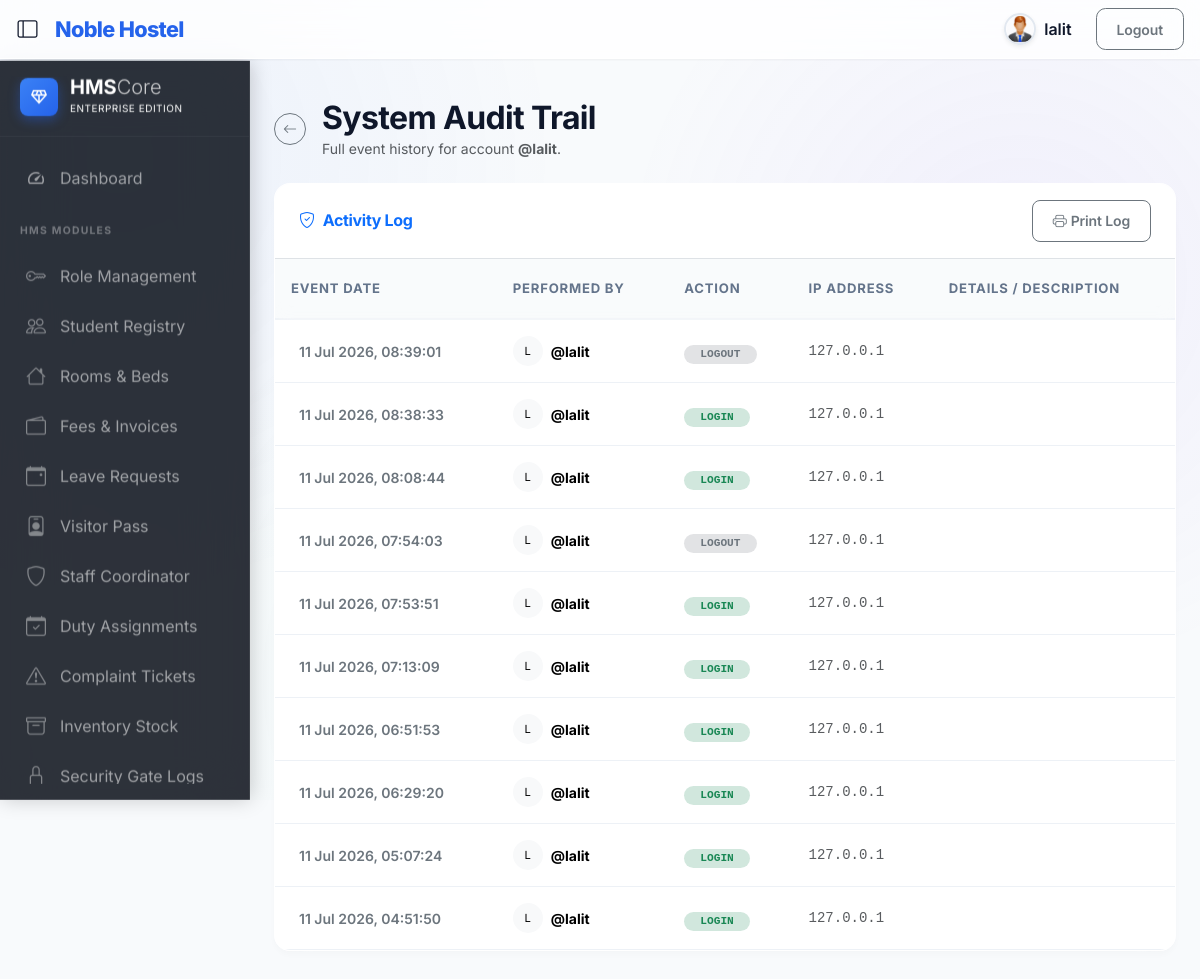
The app's page /authentication/users/1/audit/ (signed in) with its own data.
### authentication/models.py (models this page shows, shortened)
class Module(models.Model):
    name = models.CharField(max_length=100, unique=True)
    code = models.SlugField(max_length=100, unique=True)  # e.g. 'student', 'room', 'paybill'
    menu_label = models.CharField(max_length=100, blank=True, help_text="Label shown in sidebar menu")
    icon = models.CharField(max_length=60, blank=True, help_text="Bootstrap icon class e.g. bi-people")
    url_name = models.CharField(max_length=100, blank=True, help_text="Django URL name for the module index page")
    order = models.PositiveSmallIntegerField(default=0, help_text="Sidebar display order (lower = higher)")
    parent_code = models.SlugField(max_length=100, blank=True, help_text="Parent module code for sub-menus")
    class Meta:
        ordering = ['order', 'name']

class AuditLog(models.Model):
    ACTION_CHOICES = [
        ('create', 'User Created'),
        ('edit', 'User Edited'),
        ('delete', 'User Deleted'),
        ('activate', 'User Activated'),
        ('deactivate', 'User Deactivated'),
        ('lock', 'User Locked'),
        ('unlock', 'User Unlocked'),
        ('role_change', 'Role Changed'),
        ('password_reset', 'Password Reset'),
        ('export', 'Data Exported'),
        ('login', 'User Logged In'),
        ('logout', 'User Logged Out'),
        ('gate_pass', 'Gate Pass Action'),
    ]
    actor = models.ForeignKey(
        User, on_delete=models.SET_NULL, null=True,
        related_name='audit_actions', verbose_name='Performed By'
    )
    target_user = models.ForeignKey(
        User, on_delete=models.SET_NULL, null=True, blank=True,
        related_name='audit_records', verbose_name='Affected User'
    )
    action = models.CharField(max_length=30, choices=ACTION_CHOICES)
    details = models.TextField(blank=True)
    timestamp = models.DateTimeField(default=timezone.now)
    ip_address = models.GenericIPAddressField(null=True, blank=True)
    class Meta:
        ordering = ['-timestamp']

### authentication/views.py (the view)
# urls.py: path('users/<int:pk>/audit/', user_audit, name='user_audit'),
@login_required
@role_required('Super Admin')
def user_audit(request, pk):
    target = get_object_or_404(User, pk=pk)
    logs = AuditLog.objects.filter(
        Q(target_user=target) | Q(actor=target)
    ).select_related('actor', 'target_user').order_by('-timestamp')
    return render(request, 'authentication/rbac/user_audit.html', {
        'target': target,
        'logs': logs,
    })

### template/authentication/rbac/user_audit.html (shortened to what this page needs)
{% extends 'base.html' %}
{% load static %}
{% block content %}
<div class="container-fluid py-4">
    <div class="d-flex align-items-center mb-4">
        <a href="{% url 'user_detail' target.id %}" class="btn btn-outline-secondary btn-sm rounded-circle me-3 p-0 d-flex align-items-center justify-content-center" style="width: 32px; height: 32px;" title="Back to User Profile">
            <i class="bi bi-arrow-left"></i>
        </a>
        <div>
            <h2 class="fw-bold mb-0">System Audit Trail</h2>
            <p class="text-muted small mb-0">Full event history for account <strong>@{{ target.username }}</strong>.</p>
        </div>
    </div>
    <div class="card border-0 shadow-sm rounded-4 overflow-hidden">
        <div class="card-header bg-white border-bottom py-3 d-flex justify-content-between align-items-center">
            <h5 class="mb-0 fw-bold fs-6 text-primary"><i class="bi bi-shield-check me-2"></i>Activity Log</h5>
            <div class="d-flex gap-2">
                <button class="btn btn-outline-secondary btn-sm rounded-3" onclick="window.print()">
                    <i class="bi bi-printer me-1"></i>Print Log
                </button>
            </div>
        </div>
        <div class="table-responsive">
            <table class="table table-hover align-middle mb-0">
                <thead class="table-light">
                    <tr>
                        <th class="ps-4 py-3">Event Date</th>
                        <th>Performed By</th>
                        <th>Action</th>
                        <th>IP Address</th>
                        <th class="pe-4">Details / Description</th>
                    </tr>
                </thead>
                <tbody>
                    {% for log in logs %}
                    <tr>
                        <td class="ps-4 small fw-semibold text-secondary">
                            {{ log.timestamp|date:"d M Y, H:i:s" }}
                        </td>
                        <td>
                            <div class="d-flex align-items-center">
                                <div class="rounded-circle bg-light d-flex align-items-center justify-content-center me-2" style="width: 30px; height: 30px; font-size: .7rem;">
                                    {{ log.actor.username|first|upper }}
                                </div>
                                <span class="small fw-bold">@{{ log.actor.username|default:"System" }}</span>
                            </div>
                        </td>
                        <td>
                            {% if log.action == 'login' %}
                            <span class="badge bg-success-subtle text-success rounded-pill px-3 py-1 font-monospace" style="font-size: .7rem;">LOGIN</span>
                            {% elif log.action == 'logout' %}
                            <span class="badge bg-secondary-subtle text-secondary rounded-pill px-3 py-1 font-monospace" style="font-size: .7rem;">LOGOUT</span>
                            {% elif log.action == 'edit' %}
                            <span class="badge bg-primary-subtle text-primary rounded-pill px-3 py-1 font-monospace" style="font-size: .7rem;">EDIT</span>
                            {% elif log.action == 'role_change' %}
                            <span class="badge bg-info-subtle text-info rounded-pill px-3 py-1 font-monospace" style="font-size: .7rem;">ROLE_CHG</span>
                            {% elif log.action == 'password_reset' %}
                            <span class="badge bg-warning-subtle text-warning rounded-pill px-3 py-1 font-monospace" style="font-size: .7rem;">PWD_RESET</span>
                            {% elif log.action == 'lock' %}
                            <span class="badge bg-danger-subtle text-danger rounded-pill px-3 py-1 font-monospace" style="font-size: .7rem;">LOCKED</span>
                            {% else %}
                            <span class="badge bg-dark-subtle text-dark rounded-pill px-3 py-1 font-monospace text-uppercase" style="font-size: .7rem;">{{ log.action }}</span>
                            {% endif %}
                        </td>
                        <td class="small font-monospace text-muted">
                            {{ log.ip_address|default:"Unknown IP" }}
                        </td>
                        <td class="pe-4 small text-secondary">
                        </td>
                    </tr>
                    {% endfor %}
                </tbody>
            </table>
        </div>
    </div>
</div>
{% endblock %}

### template/title_nav.html (shortened to what this page needs)
{% load static %}
{% block content %}
<div class="d-flex align-items-center">
  <button id="sidebarToggleBtn" class="btn btn-sm sidebar-toggle-btn me-2 ms-2" type="button" title="Toggle Sidebar" aria-label="Toggle Sidebar">
    <i class="bi bi-layout-sidebar fs-5"></i>
  </button>
  <a class="navbar-brand" href="#">Noble Hostel</a>
</div>
  <div class="navbar-nav ">
    {% if request.user.is_authenticated %}
    <form action="{% url 'logout'%}" method="post" class="nav-item text-nowrap d-flex justify-content-center align-items-center">
      {% if request.user.student and request.user.student.photo %}
        <img src="{{ request.user.student.photo.url }}" class="shadow-sm" style="width: 32px; height: 32px; object-fit: cover; border-radius: 50%; border: 2px solid #e2e8f0;" alt="User">
      {% else %}
        <img src="{% static 'image/User.jpg' %}" class="shadow-sm" style="width: 32px; height: 32px; object-fit: cover; border-radius: 50%; border: 2px solid #e2e8f0;" alt="User">
      {% endif %}
      <a class="nav-link m-2 fw-semibold" href="#">
        {% if request.user.student %}
          {{ request.user.student.name }}
        {% else %}
          {{ request.user.username }}
        {% endif %}
      </a>
      <input class="btn btn-sm btn-outline-secondary m-2 mx-3" type="submit" value="Logout">
    </form>
  {% endif %}
  </div>
{% endblock  %}

### template/side_navbar.html (shortened to what this page needs)
{% load static %}
{% load rbac_tags %}
{% block content %}
<div class="d-none d-md-block p-0 sidebar-wrapper z-2">
    <nav id="sidebarMenu" class="sidebar-pro">
        <div class="sidebar-brand d-flex align-items-center">
            <div class="brand-icon rounded-3 bg-gradient-primary d-flex align-items-center justify-content-center" style="width:38px; height:38px;">
                <span class="material-symbols-outlined text-white fs-5">diamond</span>
            </div>
            <div class="d-flex flex-column">
                <span class="fs-5 fw-bold text-white lh-1 tracking-tighter">HMS<span class="fw-light opacity-75">Core</span></span>
                <span class="text-white opacity-40 mt-1" style="font-size: 0.625rem; letter-spacing: 0.05em; text-transform: uppercase;">Enterprise Edition</span>
            </div>
        </div>
        <ul class="nav flex-column mb-auto">
            {% if is_superadmin or user.profile.role.name == 'Admin' or user.profile.role.name == 'Staff' %}
            <li class="nav-item">
                <a class="nav-link {% if request.resolver_match.url_name == 'superadmin_dashboard' %}active{% endif %}" aria-current="page" href="{% url 'superadmin_dashboard' %}">
                    <span class="material-symbols-outlined">speed</span>
                    <span class="sidebar-label">Dashboard</span>
                </a>
            </li>
            {% endif %}
            {% if user.profile.role.name == 'Student' %}
            <li class="nav-section">
                <span class="section-title">My Profile</span>
            </li>
            <li class="nav-item">
                <a class="nav-link" href="{% url 'student_app:student_profile' %}">
                    <span class="material-symbols-outlined">person</span>
                    <span class="sidebar-label">My Profile</span>
                </a>
            </li>
            <li class="nav-item">
                <a class="nav-link" href="{% url 'student_app:change_password' %}">
                    <span class="material-symbols-outlined">lock</span>
                    <span class="sidebar-label">Change Password</span>
                </a>
            </li>
            <li class="nav-section">
                <span class="section-title">Logistics & Fees</span>
            </li>
            <li class="nav-item">
                <a class="nav-link" href="#">
                    <span class="material-symbols-outlined">bed</span>
                    <span class="sidebar-label">My Room</span>
                </a>
            </li>
            <li class="nav-item">
                <a class="nav-link" href="{% url 'student_app:student_leave_details' %}">
                    <span class="material-symbols-outlined">event_note</span>
                    <span class="sidebar-label">My Leave Requests</span>
                </a>
            </li>
            <li class="nav-item">
                <a class="nav-link" href="{% url 'student_app:food_schedule' %}">
                    <span class="material-symbols-outlined">restaurant</span>
                    <span class="sidebar-label">Food Schedule</span>
                </a>
            </li>
            <li class="nav-item">
                <a class="nav-link" href="{% url 'student_app:student_fee_details' %}">
                    <span class="material-symbols-outlined">receipt_long</span>
                    <span class="sidebar-label">Fee Details</span>
                </a>
            </li>
            {% else %}
            {% if visible_modules %}
            <li class="nav-section">
                <span class="section-title">HMS Modules</span>
            </li>
            {% for module in visible_modules %}
            <li class="nav-item">
                <a class="nav-link {% if request.resolver_match.url_name == module.url_name or request.resolver_match.view_name == module.url_name %}active{% endif %}" href="{% url module.url_name %}" title="{{ module.menu_label }}">
                    {% if "bi-" in module.icon %}
                    <i class="bi {{ module.icon }} opacity-75 fs-5"></i>
                    {% else %}
                    <span class="material-symbols-outlined">{{ module.icon }}</span>
                    {% endif %}
                    <span class="sidebar-label">{{ module.menu_label }}</span>
                </a>
            </li>
            {% endfor %}
            {% endif %}
            {% endif %}
        </ul>
    </nav>
</div>
{% endblock %}

### records on screen
Module: menu_label "Role Management"
Module: menu_label "Student Registry"
Module: menu_label "Rooms & Beds"
Module: menu_label "Fees & Invoices"
Module: menu_label "Leave Requests"
Module: menu_label "Visitor Pass"
Module: menu_label "Staff Coordinator"
Module: menu_label "Duty Assignments"
Module: menu_label "Complaint Tickets"
Module: menu_label "Inventory Stock"
Module: menu_label "Security Gate Logs"
AuditLog: timestamp "11 Jul 2026, 08:39:01", actor.username|first "L", actor.username "lalit", action "LOGOUT", ip_address "127.0.0.1"
AuditLog: timestamp "11 Jul 2026, 08:38:33", actor.username|first "L", actor.username "lalit", action "LOGIN", ip_address "127.0.0.1"
AuditLog: timestamp "11 Jul 2026, 08:08:44", actor.username|first "L", actor.username "lalit", action "LOGIN", ip_address "127.0.0.1"
AuditLog: timestamp "11 Jul 2026, 07:54:03", actor.username|first "L", actor.username "lalit", action "LOGOUT", ip_address "127.0.0.1"
AuditLog: timestamp "11 Jul 2026, 07:53:51", actor.username|first "L", actor.username "lalit", action "LOGIN", ip_address "127.0.0.1"
AuditLog: timestamp "11 Jul 2026, 07:13:09", actor.username|first "L", actor.username "lalit", action "LOGIN", ip_address "127.0.0.1"
AuditLog: timestamp "11 Jul 2026, 06:51:53", actor.username|first "L", actor.username "lalit", action "LOGIN", ip_address "127.0.0.1"
AuditLog: timestamp "11 Jul 2026, 06:29:20", actor.username|first "L", actor.username "lalit", action "LOGIN", ip_address "127.0.0.1"
AuditLog: timestamp "11 Jul 2026, 05:07:24", actor.username|first "L", actor.username "lalit", action "LOGIN", ip_address "127.0.0.1"
AuditLog: timestamp "11 Jul 2026, 04:51:50", actor.username|first "L", actor.username "lalit", action "LOGIN", ip_address "127.0.0.1"

### other values on screen
{{ request.user.username }} "lalit"
{{ target.username }} "lalit"
